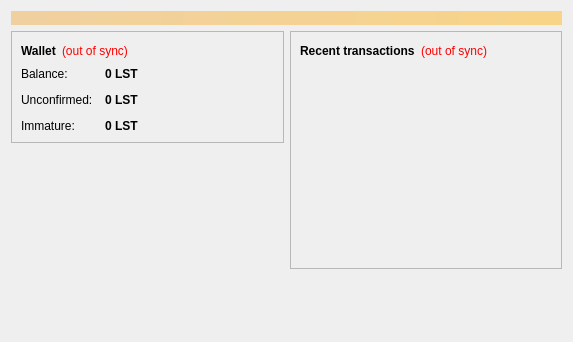
<?xml version="1.0" encoding="UTF-8"?>
<ui version="4.0">
 <class>OverviewPage</class>
 <widget class="QWidget" name="OverviewPage">
  <property name="geometry">
   <rect>
    <x>0</x>
    <y>0</y>
    <width>573</width>
    <height>342</height>
   </rect>
  </property>
  <property name="windowTitle">
   <string>Form</string>
  </property>
  <layout class="QVBoxLayout" name="topLayout">
   <item>
    <widget class="QLabel" name="labelAlerts">
     <property name="visible">
      <bool>false</bool>
     </property>
     <property name="styleSheet">
      <string notr="true">background-color: qlineargradient(x1: 0, y1: 0, x2: 1, y2: 0, stop:0 #F0D0A0, stop:1 #F8D488); color:#000000;</string>
     </property>
     <property name="wordWrap">
      <bool>true</bool>
     </property>
     <property name="margin">
      <number>3</number>
     </property>
    </widget>
   </item>
   <item>
    <layout class="QHBoxLayout" name="horizontalLayout" stretch="1,1">
     <item>
      <layout class="QVBoxLayout" name="verticalLayout_2">
       <item>
        <widget class="QFrame" name="frame">
         <property name="frameShape">
          <enum>QFrame::StyledPanel</enum>
         </property>
         <property name="frameShadow">
          <enum>QFrame::Raised</enum>
         </property>
         <layout class="QVBoxLayout" name="verticalLayout_4">
          <item>
           <layout class="QHBoxLayout" name="horizontalLayout_4">
            <item>
             <widget class="QLabel" name="label_5">
              <property name="font">
               <font>
                <weight>75</weight>
                <bold>true</bold>
               </font>
              </property>
              <property name="text">
               <string>Wallet</string>
              </property>
             </widget>
            </item>
            <item>
             <widget class="QLabel" name="labelWalletStatus">
              <property name="toolTip">
               <string>The displayed information may be out of date. Your wallet automatically synchronizes with the lastcoin network after a connection is established, but this process has not completed yet.</string>
              </property>
              <property name="styleSheet">
               <string notr="true">QLabel { color: red; }</string>
              </property>
              <property name="text">
               <string notr="true">(out of sync)</string>
              </property>
              <property name="alignment">
               <set>Qt::AlignLeading|Qt::AlignLeft|Qt::AlignVCenter</set>
              </property>
             </widget>
            </item>
            <item>
             <spacer name="horizontalSpacer_2">
              <property name="orientation">
               <enum>Qt::Horizontal</enum>
              </property>
              <property name="sizeHint" stdset="0">
               <size>
                <width>40</width>
                <height>20</height>
               </size>
              </property>
             </spacer>
            </item>
           </layout>
          </item>
          <item>
           <layout class="QFormLayout" name="formLayout_2">
            <property name="fieldGrowthPolicy">
             <enum>QFormLayout::AllNonFixedFieldsGrow</enum>
            </property>
            <property name="horizontalSpacing">
             <number>12</number>
            </property>
            <property name="verticalSpacing">
             <number>12</number>
            </property>
            <item row="0" column="0">
             <widget class="QLabel" name="label">
              <property name="text">
               <string>Balance:</string>
              </property>
             </widget>
            </item>
            <item row="0" column="1">
             <widget class="QLabel" name="labelBalance">
              <property name="font">
               <font>
                <weight>75</weight>
                <bold>true</bold>
               </font>
              </property>
              <property name="cursor">
               <cursorShape>IBeamCursor</cursorShape>
              </property>
              <property name="toolTip">
               <string>Your current balance</string>
              </property>
              <property name="text">
               <string notr="true">0 LST</string>
              </property>
              <property name="textInteractionFlags">
               <set>Qt::LinksAccessibleByMouse|Qt::TextSelectableByKeyboard|Qt::TextSelectableByMouse</set>
              </property>
             </widget>
            </item>
            <item row="1" column="0">
             <widget class="QLabel" name="label_3">
              <property name="text">
               <string>Unconfirmed:</string>
              </property>
             </widget>
            </item>
            <item row="1" column="1">
             <widget class="QLabel" name="labelUnconfirmed">
              <property name="font">
               <font>
                <weight>75</weight>
                <bold>true</bold>
               </font>
              </property>
              <property name="cursor">
               <cursorShape>IBeamCursor</cursorShape>
              </property>
              <property name="toolTip">
               <string>Total of transactions that have yet to be confirmed, and do not yet count toward the current balance</string>
              </property>
              <property name="text">
               <string notr="true">0 LST</string>
              </property>
              <property name="textInteractionFlags">
               <set>Qt::LinksAccessibleByMouse|Qt::TextSelectableByKeyboard|Qt::TextSelectableByMouse</set>
              </property>
             </widget>
            </item>
            <item row="2" column="0">
             <widget class="QLabel" name="labelImmatureText">
              <property name="text">
               <string>Immature:</string>
              </property>
             </widget>
            </item>
            <item row="2" column="1">
             <widget class="QLabel" name="labelImmature">
              <property name="font">
               <font>
                <weight>75</weight>
                <bold>true</bold>
               </font>
              </property>
              <property name="toolTip">
               <string>Mined balance that has not yet matured</string>
              </property>
              <property name="text">
               <string notr="true">0 LST</string>
              </property>
              <property name="textInteractionFlags">
               <set>Qt::LinksAccessibleByMouse|Qt::TextSelectableByKeyboard|Qt::TextSelectableByMouse</set>
              </property>
             </widget>
            </item>
           </layout>
          </item>
         </layout>
        </widget>
       </item>
       <item>
        <spacer name="verticalSpacer">
         <property name="orientation">
          <enum>Qt::Vertical</enum>
         </property>
         <property name="sizeHint" stdset="0">
          <size>
           <width>20</width>
           <height>40</height>
          </size>
         </property>
        </spacer>
       </item>
      </layout>
     </item>
     <item>
      <layout class="QVBoxLayout" name="verticalLayout_3">
       <item>
        <widget class="QFrame" name="frame_2">
         <property name="frameShape">
          <enum>QFrame::StyledPanel</enum>
         </property>
         <property name="frameShadow">
          <enum>QFrame::Raised</enum>
         </property>
         <layout class="QVBoxLayout" name="verticalLayout">
          <item>
           <layout class="QHBoxLayout" name="horizontalLayout_2">
            <item>
             <widget class="QLabel" name="label_4">
              <property name="text">
               <string>&lt;b&gt;Recent transactions&lt;/b&gt;</string>
              </property>
             </widget>
            </item>
            <item>
             <widget class="QLabel" name="labelTransactionsStatus">
              <property name="toolTip">
               <string>The displayed information may be out of date. Your wallet automatically synchronizes with the lastcoin network after a connection is established, but this process has not completed yet.</string>
              </property>
              <property name="styleSheet">
               <string notr="true">QLabel { color: red; }</string>
              </property>
              <property name="text">
               <string notr="true">(out of sync)</string>
              </property>
              <property name="alignment">
               <set>Qt::AlignRight|Qt::AlignTrailing|Qt::AlignVCenter</set>
              </property>
             </widget>
            </item>
            <item>
             <spacer name="horizontalSpacer">
              <property name="orientation">
               <enum>Qt::Horizontal</enum>
              </property>
              <property name="sizeHint" stdset="0">
               <size>
                <width>40</width>
                <height>20</height>
               </size>
              </property>
             </spacer>
            </item>
           </layout>
          </item>
          <item>
           <widget class="QListView" name="listTransactions">
            <property name="styleSheet">
             <string notr="true">QListView { background: transparent; }</string>
            </property>
            <property name="frameShape">
             <enum>QFrame::NoFrame</enum>
            </property>
            <property name="verticalScrollBarPolicy">
             <enum>Qt::ScrollBarAlwaysOff</enum>
            </property>
            <property name="horizontalScrollBarPolicy">
             <enum>Qt::ScrollBarAlwaysOff</enum>
            </property>
            <property name="selectionMode">
             <enum>QAbstractItemView::NoSelection</enum>
            </property>
           </widget>
          </item>
         </layout>
        </widget>
       </item>
       <item>
        <spacer name="verticalSpacer_2">
         <property name="orientation">
          <enum>Qt::Vertical</enum>
         </property>
         <property name="sizeHint" stdset="0">
          <size>
           <width>20</width>
           <height>40</height>
          </size>
         </property>
        </spacer>
       </item>
      </layout>
     </item>
    </layout>
   </item>
  </layout>
 </widget>
 <resources/>
 <connections/>
</ui>
